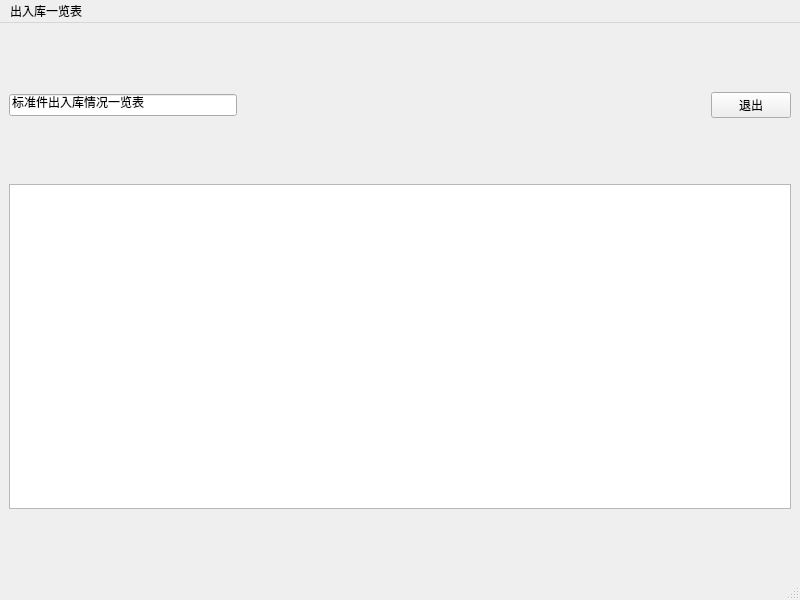
<?xml version="1.0" encoding="UTF-8"?>
<ui version="4.0">
 <class>yilantable</class>
 <widget class="QMainWindow" name="yilantable">
  <property name="geometry">
   <rect>
    <x>0</x>
    <y>0</y>
    <width>800</width>
    <height>600</height>
   </rect>
  </property>
  <property name="windowTitle">
   <string>MainWindow</string>
  </property>
  <widget class="QWidget" name="centralwidget">
   <layout class="QGridLayout" name="gridLayout">
    <item row="7" column="0" colspan="4">
     <widget class="QTreeView" name="treeView"/>
    </item>
    <item row="2" column="0">
     <spacer name="horizontalSpacer_8">
      <property name="orientation">
       <enum>Qt::Horizontal</enum>
      </property>
      <property name="sizeHint" stdset="0">
       <size>
        <width>40</width>
        <height>20</height>
       </size>
      </property>
     </spacer>
    </item>
    <item row="5" column="0">
     <spacer name="horizontalSpacer_2">
      <property name="orientation">
       <enum>Qt::Horizontal</enum>
      </property>
      <property name="sizeHint" stdset="0">
       <size>
        <width>40</width>
        <height>20</height>
       </size>
      </property>
     </spacer>
    </item>
    <item row="6" column="0">
     <spacer name="horizontalSpacer_4">
      <property name="orientation">
       <enum>Qt::Horizontal</enum>
      </property>
      <property name="sizeHint" stdset="0">
       <size>
        <width>40</width>
        <height>20</height>
       </size>
      </property>
     </spacer>
    </item>
    <item row="3" column="2">
     <spacer name="horizontalSpacer_3">
      <property name="orientation">
       <enum>Qt::Horizontal</enum>
      </property>
      <property name="sizeHint" stdset="0">
       <size>
        <width>40</width>
        <height>20</height>
       </size>
      </property>
     </spacer>
    </item>
    <item row="10" column="0">
     <spacer name="horizontalSpacer_9">
      <property name="orientation">
       <enum>Qt::Horizontal</enum>
      </property>
      <property name="sizeHint" stdset="0">
       <size>
        <width>40</width>
        <height>20</height>
       </size>
      </property>
     </spacer>
    </item>
    <item row="9" column="0">
     <spacer name="horizontalSpacer_6">
      <property name="orientation">
       <enum>Qt::Horizontal</enum>
      </property>
      <property name="sizeHint" stdset="0">
       <size>
        <width>40</width>
        <height>20</height>
       </size>
      </property>
     </spacer>
    </item>
    <item row="8" column="0">
     <spacer name="horizontalSpacer_5">
      <property name="orientation">
       <enum>Qt::Horizontal</enum>
      </property>
      <property name="sizeHint" stdset="0">
       <size>
        <width>40</width>
        <height>20</height>
       </size>
      </property>
     </spacer>
    </item>
    <item row="3" column="0">
     <widget class="QLineEdit" name="lineEdit">
      <property name="text">
       <string>标准件出入库情况一览表</string>
      </property>
     </widget>
    </item>
    <item row="3" column="1">
     <spacer name="horizontalSpacer_7">
      <property name="orientation">
       <enum>Qt::Horizontal</enum>
      </property>
      <property name="sizeHint" stdset="0">
       <size>
        <width>40</width>
        <height>20</height>
       </size>
      </property>
     </spacer>
    </item>
    <item row="3" column="3">
     <widget class="QPushButton" name="exitButton">
      <property name="text">
       <string>退出</string>
      </property>
     </widget>
    </item>
    <item row="0" column="0">
     <spacer name="horizontalSpacer">
      <property name="orientation">
       <enum>Qt::Horizontal</enum>
      </property>
      <property name="sizeHint" stdset="0">
       <size>
        <width>40</width>
        <height>20</height>
       </size>
      </property>
     </spacer>
    </item>
    <item row="4" column="0">
     <spacer name="horizontalSpacer_10">
      <property name="orientation">
       <enum>Qt::Horizontal</enum>
      </property>
      <property name="sizeHint" stdset="0">
       <size>
        <width>40</width>
        <height>20</height>
       </size>
      </property>
     </spacer>
    </item>
    <item row="1" column="0">
     <spacer name="horizontalSpacer_11">
      <property name="orientation">
       <enum>Qt::Horizontal</enum>
      </property>
      <property name="sizeHint" stdset="0">
       <size>
        <width>40</width>
        <height>20</height>
       </size>
      </property>
     </spacer>
    </item>
   </layout>
  </widget>
  <widget class="QMenuBar" name="menubar">
   <property name="geometry">
    <rect>
     <x>0</x>
     <y>0</y>
     <width>800</width>
     <height>31</height>
    </rect>
   </property>
   <widget class="QMenu" name="menu">
    <property name="title">
     <string>出入库一览表</string>
    </property>
   </widget>
   <addaction name="menu"/>
  </widget>
  <widget class="QStatusBar" name="statusbar"/>
 </widget>
 <resources/>
 <connections/>
</ui>
